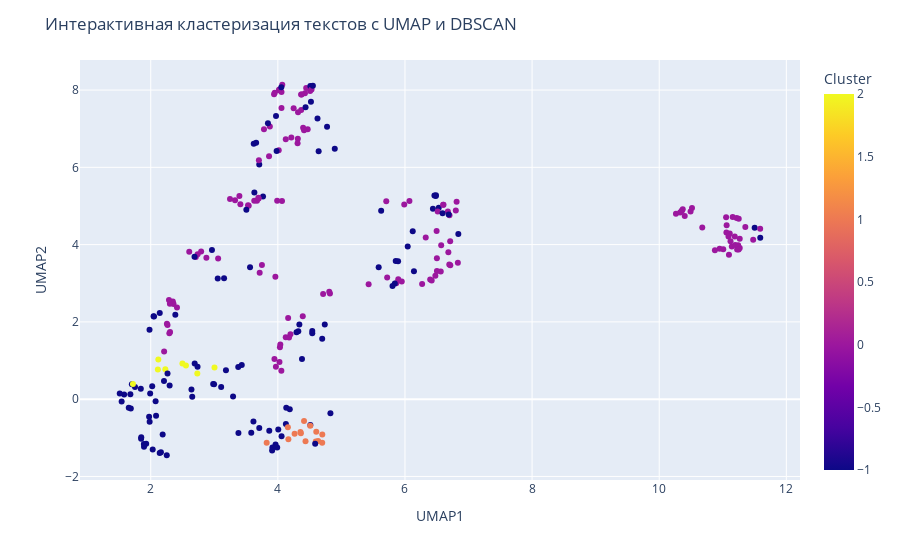

Notebook source saved alongside this figure:
### Code cell
import plotly.express as px
from sklearn.decomposition import PCA
import umap

# Если вы уже использовали HDBSCAN или DBSCAN для получения cluster_labels
# cluster_labels содержит метки кластеров
# embeddings - массив векторных представлений текста

# Уменьшение размерности до 2D для визуализации
reducer = umap.UMAP(n_neighbors=15, min_dist=0.1, n_components=2, random_state=42)
embeddings_2d = reducer.fit_transform(embeddings)

# Добавляем результаты в датафрейм
df['UMAP1'] = embeddings_2d[:, 0]
df['UMAP2'] = embeddings_2d[:, 1]
df['Cluster'] = cluster_labels

# Построение интерактивного scatter plot с Plotly
fig = px.scatter(
    df, x='UMAP1', y='UMAP2',
    color='Cluster',
    hover_data={'Очищенный текст': True, 'UMAP1': False, 'UMAP2': False, 'Cluster': True}
)

# Настройка графика
fig.update_layout(
    title="Интерактивная кластеризация текстов с UMAP и DBSCAN",
    xaxis_title="UMAP1",
    yaxis_title="UMAP2"
)

fig.show()

### Figure 1 — Plotly figure (JSON) as saved in the notebook; plotly's stock layout.template omitted (floating-point values rounded to 4 significant figures; data arrays with more than 128 entries replaced by an {"elided": "..."} marker saying what was removed)
{"data": [{"customdata": {"elided": "269x2 mixed values"}, "hovertemplate": "Очищенный текст=%{customdata[0]}<br>Cluster=%{marker.color}<extra></extra>", "legendgroup": "", "marker": {"color": {"elided": "269 int values"}, "coloraxis": "coloraxis", "symbol": "circle"}, "mode": "markers", "name": "", "orientation": "v", "showlegend": false, "type": "scatter", "x": {"elided": "269 float values"}, "xaxis": "x", "y": {"elided": "269 float values"}, "yaxis": "y"}], "layout": {"coloraxis": {"colorbar": {"title": {"text": "Cluster"}}, "colorscale": [[0, "#0d0887"], [0.1111, "#46039f"], [0.2222, "#7201a8"], [0.3333, "#9c179e"], [0.4444, "#bd3786"], [0.5556, "#d8576b"], [0.6667, "#ed7953"], [0.7778, "#fb9f3a"], [0.8889, "#fdca26"], [1, "#f0f921"]]}, "legend": {"tracegroupgap": 0}, "margin": {"t": 60}, "title": {"text": "Интерактивная кластеризация текстов с UMAP и DBSCAN"}, "xaxis": {"anchor": "y", "domain": [0, 1], "title": {"text": "UMAP1"}}, "yaxis": {"anchor": "x", "domain": [0, 1], "title": {"text": "UMAP2"}}}}
